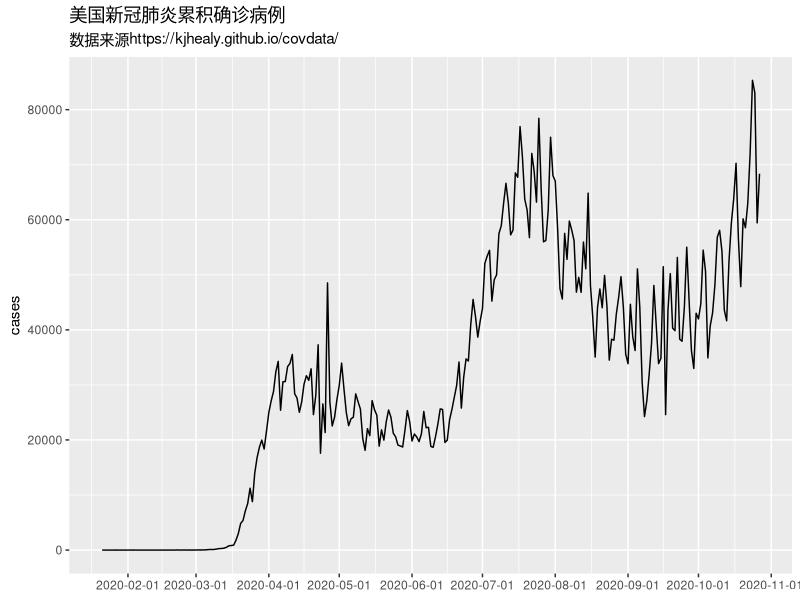

Source code (R):
## ---- chunk 1
knitr::opts_chunk$set(echo = TRUE, 
                      message = FALSE, 
                      warning = FALSE,
                      fig.align = "center"
                      )
## ---- chunk 2
library(tidyverse) 

covnat <- read_csv("data/covnat.csv")
## ---- chunk 3
covnat %>% 
  tail(8) 
## ---- chunk 4
covnat %>% 
  ungroup() %>% 
  filter(date == max(date)) %>% 
  slice_max(cu_cases, n = 8)
## ---- chunk 5
covnat %>% 
  ungroup() %>% 
  summarise(
    total_cases = sum(cases),
    total_death = sum(deaths),
  )
## ---- chunk 6
covnat %>% 
  filter(iso3 == "USA") %>% 
  filter(cu_cases > 0) %>% 
  ungroup() %>% 
  ggplot(aes(x = date, y = cases)) +
  geom_line() +
  scale_x_date(name = NULL, breaks = "month") +
  labs(title = "美国新冠肺炎累积确诊病例",
       subtitle = "数据来源https://kjhealy.github.io/covdata/") 
